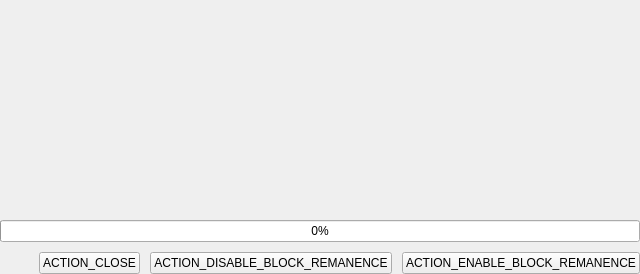
<?xml version="1.0" encoding="UTF-8"?>
<ui version="4.0">
 <class>RemanenceManagementWidget</class>
 <widget class="QWidget" name="RemanenceManagementWidget">
  <property name="geometry">
   <rect>
    <x>0</x>
    <y>0</y>
    <width>640</width>
    <height>269</height>
   </rect>
  </property>
  <property name="windowTitle">
   <string>Form</string>
  </property>
  <layout class="QVBoxLayout" name="verticalLayout">
   <property name="spacing">
    <number>10</number>
   </property>
   <property name="leftMargin">
    <number>0</number>
   </property>
   <property name="topMargin">
    <number>0</number>
   </property>
   <property name="rightMargin">
    <number>0</number>
   </property>
   <property name="bottomMargin">
    <number>0</number>
   </property>
   <item>
    <widget class="QLabel" name="label_info">
     <property name="text">
      <string/>
     </property>
     <property name="alignment">
      <set>Qt::AlignJustify|Qt::AlignVCenter</set>
     </property>
     <property name="wordWrap">
      <bool>true</bool>
     </property>
    </widget>
   </item>
   <item>
    <widget class="QLabel" name="label_size">
     <property name="text">
      <string/>
     </property>
     <property name="wordWrap">
      <bool>true</bool>
     </property>
    </widget>
   </item>
   <item>
    <spacer name="verticalSpacer_2">
     <property name="orientation">
      <enum>Qt::Vertical</enum>
     </property>
     <property name="sizeHint" stdset="0">
      <size>
       <width>5</width>
       <height>5</height>
      </size>
     </property>
    </spacer>
   </item>
   <item>
    <widget class="QLabel" name="label_blocks">
     <property name="text">
      <string/>
     </property>
     <property name="wordWrap">
      <bool>true</bool>
     </property>
    </widget>
   </item>
   <item>
    <widget class="QLabel" name="label_warning">
     <property name="text">
      <string/>
     </property>
    </widget>
   </item>
   <item>
    <widget class="QWidget" name="waiting_widget" native="true">
     <layout class="QVBoxLayout" name="verticalLayout_2">
      <property name="spacing">
       <number>0</number>
      </property>
      <property name="leftMargin">
       <number>0</number>
      </property>
      <property name="topMargin">
       <number>0</number>
      </property>
      <property name="rightMargin">
       <number>0</number>
      </property>
      <property name="bottomMargin">
       <number>0</number>
      </property>
      <item>
       <widget class="QLabel" name="waiting_label">
        <property name="text">
         <string/>
        </property>
        <property name="alignment">
         <set>Qt::AlignCenter</set>
        </property>
        <property name="wordWrap">
         <bool>true</bool>
        </property>
       </widget>
      </item>
      <item>
       <layout class="QHBoxLayout" name="horizontalLayout">
        <item>
         <spacer name="horizontalSpacer">
          <property name="orientation">
           <enum>Qt::Horizontal</enum>
          </property>
          <property name="sizeHint" stdset="0">
           <size>
            <width>40</width>
            <height>20</height>
           </size>
          </property>
         </spacer>
        </item>
        <item>
         <widget class="SpinnerWidget" name="widget" native="true">
          <property name="minimumSize">
           <size>
            <width>100</width>
            <height>100</height>
           </size>
          </property>
          <property name="maximumSize">
           <size>
            <width>100</width>
            <height>100</height>
           </size>
          </property>
         </widget>
        </item>
        <item>
         <spacer name="horizontalSpacer_2">
          <property name="orientation">
           <enum>Qt::Horizontal</enum>
          </property>
          <property name="sizeHint" stdset="0">
           <size>
            <width>40</width>
            <height>20</height>
           </size>
          </property>
         </spacer>
        </item>
       </layout>
      </item>
     </layout>
    </widget>
   </item>
   <item>
    <widget class="QProgressBar" name="progress_bar">
     <property name="value">
      <number>0</number>
     </property>
    </widget>
   </item>
   <item>
    <spacer name="verticalSpacer">
     <property name="orientation">
      <enum>Qt::Vertical</enum>
     </property>
     <property name="sizeHint" stdset="0">
      <size>
       <width>5</width>
       <height>5</height>
      </size>
     </property>
    </spacer>
   </item>
   <item>
    <layout class="QHBoxLayout" name="horizontalLayout_2">
     <item>
      <spacer name="horizontalSpacer_3">
       <property name="orientation">
        <enum>Qt::Horizontal</enum>
       </property>
       <property name="sizeHint" stdset="0">
        <size>
         <width>40</width>
         <height>20</height>
        </size>
       </property>
      </spacer>
     </item>
     <item>
      <widget class="QPushButton" name="button_close_dialog">
       <property name="text">
        <string>ACTION_CLOSE</string>
       </property>
      </widget>
     </item>
     <item>
      <widget class="QPushButton" name="disable_block_remanence_button">
       <property name="text">
        <string>ACTION_DISABLE_BLOCK_REMANENCE</string>
       </property>
      </widget>
     </item>
     <item>
      <widget class="QPushButton" name="enable_block_remanence_button">
       <property name="text">
        <string>ACTION_ENABLE_BLOCK_REMANENCE</string>
       </property>
      </widget>
     </item>
    </layout>
   </item>
  </layout>
 </widget>
 <customwidgets>
  <customwidget>
   <class>SpinnerWidget</class>
   <extends>QWidget</extends>
   <header>parsec.core.gui.custom_widgets</header>
   <container>1</container>
  </customwidget>
 </customwidgets>
 <resources/>
 <connections/>
</ui>
